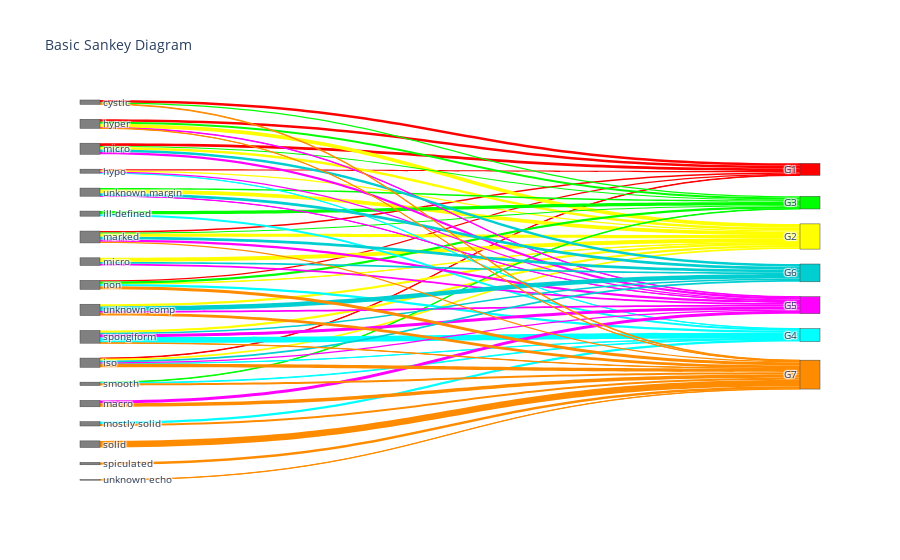

The notebook cell this image was saved under:
### Code cell
for i in range(z):
    color_link.extend([link_colors[i]] * a)
#print(color_link)
fig = go.Figure(data=[go.Sankey(
    node = dict(
      pad = 15,
      thickness = 20,
      color = color_node,
      label = ["unknown comp", "cystic", "mostly solid", "solid", "spongiform",
               "unknown echo", "hyper", "hypo", "iso", "marked",
               "unknown margin", "ill-defined", "micro", "spiculated", "smooth",
               "macro", "micro", "non",
               "G1", "G2", "G3", "G4", "G5",
               "G6", "G7"],
    ),
    link = dict(
      source = source,
      target = target,
      value = value,
      color = color_link
  ))])
fig.update_layout(title_text="Basic Sankey Diagram", font_size=10)
fig.show()

### Figure 1 — Plotly figure (JSON) as saved in the notebook; plotly's stock layout.template omitted (floating-point values rounded to 4 significant figures)
{"data": [{"link": {"color": ["#FF0000", "#FF0000", "#FF0000", "#FF0000", "#FF0000", "#FF0000", "#FF0000", "#FF0000", "#FF0000", "#FF0000", "#FF0000", "#FF0000", "#FF0000", "#FF0000", "#FF0000", "#FF0000", "#FF0000", "#FF0000", "#FFFF00", "#FFFF00", "#FFFF00", "#FFFF00", "#FFFF00", "#FFFF00", "#FFFF00", "#FFFF00", "#FFFF00", "#FFFF00", "#FFFF00", "#FFFF00", "#FFFF00", "#FFFF00", "#FFFF00", "#FFFF00", "#FFFF00", "#FFFF00", "#00FF00", "#00FF00", "#00FF00", "#00FF00", "#00FF00", "#00FF00", "#00FF00", "#00FF00", "#00FF00", "#00FF00", "#00FF00", "#00FF00", "#00FF00", "#00FF00", "#00FF00", "#00FF00", "#00FF00", "#00FF00", "#00FFFF", "#00FFFF", "#00FFFF", "#00FFFF", "#00FFFF", "#00FFFF", "#00FFFF", "#00FFFF", "#00FFFF", "#00FFFF", "#00FFFF", "#00FFFF", "#00FFFF", "#00FFFF", "#00FFFF", "#00FFFF", "#00FFFF", "#00FFFF", "#FF00FF", "#FF00FF", "#FF00FF", "#FF00FF", "#FF00FF", "#FF00FF", "#FF00FF", "#FF00FF", "#FF00FF", "#FF00FF", "#FF00FF", "#FF00FF", "#FF00FF", "#FF00FF", "#FF00FF", "#FF00FF", "#FF00FF", "#FF00FF", "#00CED1", "#00CED1", "#00CED1", "#00CED1", "#00CED1", "#00CED1", "#00CED1", "#00CED1", "#00CED1", "#00CED1", "#00CED1", "#00CED1", "#00CED1", "#00CED1", "#00CED1", "#00CED1", "#00CED1", "#00CED1", "#FF8C00", "#FF8C00", "#FF8C00", "#FF8C00", "#FF8C00", "#FF8C00", "#FF8C00", "#FF8C00", "#FF8C00", "#FF8C00", "#FF8C00", "#FF8C00", "#FF8C00", "#FF8C00", "#FF8C00", "#FF8C00", "#FF8C00", "#FF8C00"], "source": [0, 1, 2, 3, 4, 5, 6, 7, 8, 9, 10, 11, 12, 13, 14, 15, 16, 17, 0, 1, 2, 3, 4, 5, 6, 7, 8, 9, 10, 11, 12, 13, 14, 15, 16, 17, 0, 1, 2, 3, 4, 5, 6, 7, 8, 9, 10, 11, 12, 13, 14, 15, 16, 17, 0, 1, 2, 3, 4, 5, 6, 7, 8, 9, 10, 11, 12, 13, 14, 15, 16, 17, 0, 1, 2, 3, 4, 5, 6, 7, 8, 9, 10, 11, 12, 13, 14, 15, 16, 17, 0, 1, 2, 3, 4, 5, 6, 7, 8, 9, 10, 11, 12, 13, 14, 15, 16, 17, 0, 1, 2, 3, 4, 5, 6, 7, 8, 9, 10, 11, 12, 13, 14, 15, 16, 17], "target": [18, 18, 18, 18, 18, 18, 18, 18, 18, 18, 18, 18, 18, 18, 18, 18, 18, 18, 19, 19, 19, 19, 19, 19, 19, 19, 19, 19, 19, 19, 19, 19, 19, 19, 19, 19, 20, 20, 20, 20, 20, 20, 20, 20, 20, 20, 20, 20, 20, 20, 20, 20, 20, 20, 21, 21, 21, 21, 21, 21, 21, 21, 21, 21, 21, 21, 21, 21, 21, 21, 21, 21, 22, 22, 22, 22, 22, 22, 22, 22, 22, 22, 22, 22, 22, 22, 22, 22, 22, 22, 23, 23, 23, 23, 23, 23, 23, 23, 23, 23, 23, 23, 23, 23, 23, 23, 23, 23, 24, 24, 24, 24, 24, 24, 24, 24, 24, 24, 24, 24, 24, 24, 24, 24, 24, 24], "value": [0, 1.166, 0, 0, 0, 0, 1.099, 0.5831, 0.2254, 0.6745, 0, 0, 0, 0, 0, 0, 1.232, 0.5502, 1.041, 0, 0, 0, 0.9992, 0, 1.782, 0.6327, 0.8983, 1.396, 1.65, 0, 1.877, 0, 0, 0, 1.146, 0.1596, 0, 0.5218, 0, 0, 0, 0, 0.9196, 0, 0, 0.4932, 0.692, 1.5, 0, 0, 0.2442, 0, 0.4811, 0.9778, 0, 0, 1.046, 0, 2.583, 0, 0, 0.1077, 0.1138, 0, 0, 0.8265, 0, 0, 0.2907, 0, 0, 0.9994, 0.7955, 0, 0, 0, 1.364, 0, 0.232, 0.5236, 0.5445, 1.076, 0.1084, 0, 0.7943, 0, 0, 1.358, 0.9948, 0, 2.016, 0, 0, 0, 0.7481, 0, 0, 0, 0.7895, 1.288, 1.264, 0, 0.8334, 0, 0, 0, 1.225, 0, 1.344, 0.3033, 0.9254, 3.029, 0.1477, 0.1428, 0.1235, 0, 1.635, 0.5063, 0, 0, 0, 1.097, 0.9908, 1.58, 0, 1.431]}, "node": {"color": ["#808080", "#808080", "#808080", "#808080", "#808080", "#808080", "#808080", "#808080", "#808080", "#808080", "#808080", "#808080", "#808080", "#808080", "#808080", "#808080", "#808080", "#808080", "#FF0000", "#FFFF00", "#00FF00", "#00FFFF", "#FF00FF", "#00CED1", "#FF8C00"], "label": ["unknown comp", "cystic", "mostly solid", "solid", "spongiform", "unknown echo", "hyper", "hypo", "iso", "marked", "unknown margin", "ill-defined", "micro", "spiculated", "smooth", "macro", "micro", "non", "G1", "G2", "G3", "G4", "G5", "G6", "G7"], "pad": 15, "thickness": 20}, "type": "sankey"}], "layout": {"font": {"size": 10}, "title": {"text": "Basic Sankey Diagram"}}}
